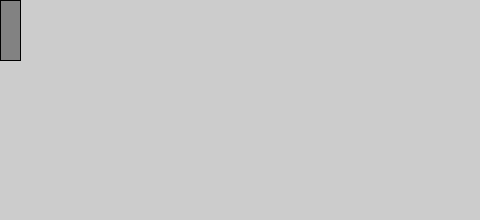
Frame 1 (no input)
Frame 60 (the mouse pressed at the canvas centre just before this capture): identical to frame 1, image omitted
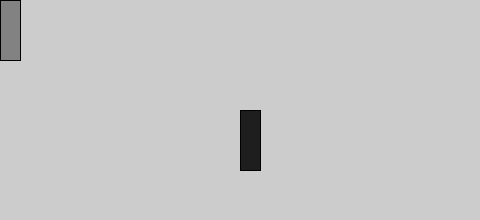
Frame 120 (the mouse held since frame 60 and released just before this capture)

The Processing sketch that drew these frames (run headless with seeded random() and noise(); from frame 60 on, the mouse is pressed at the canvas centre):

// Processing sketch: processing_38752
// ── processing_38752.pde

void setup () {
  
  size(480,220);
  smooth();
}

void draw (){
  
  if (mousePressed) {
    fill (30);
  } else{
    fill(130);
  }
  rect(mouseX,mouseY,20,60);
}
  
